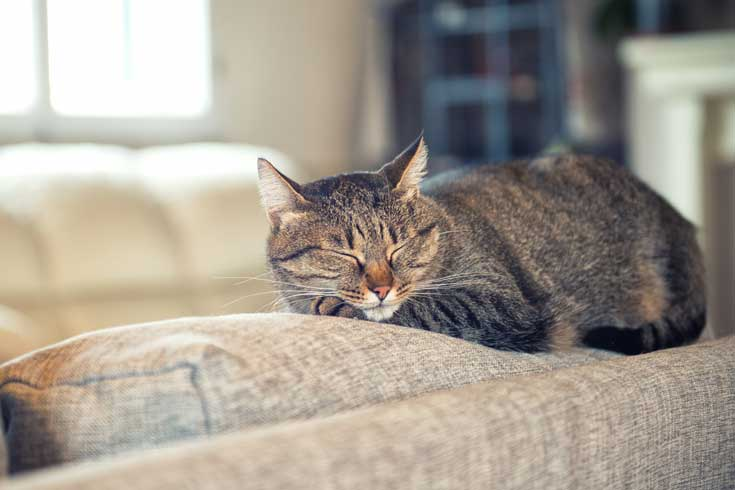
#> input picture cat.jpg, 735 x 490 px
$ jupyter execute Python_crash_course.ipynb   (shell and % lines are left out)
#> lines starting #> are read from the running program, lines starting #| are printed output that depends on the picture
# 12 October 2022  -  Python crash course

Francesco Cappio Borlino

francesco.cappio@polito.it

Link to notebook: [https://github.com/FrancescoCappio/PythonCrashCourse](https://github.com/FrancescoCappio/PythonCrashCourse)

[cell 1]
print("Hello world")

## Content

 - Introduction to Python:
   - https://www.python.org/about/gettingstarted/
 - Introduction to Numpy: *The fundamental package for scientific computing with Python*
   - https://numpy.org/devdocs/user/quickstart.html
 - Introduction to Scikit-learn: python library for machine learning.
   - https://scikit-learn.org/stable/getting_started.html

## Introduction to python

 - installation and development
 - python basics

### Installation

 - in many operating systems python comes preinstalled
 - Windows/Mac/Linux: everything can be easily installed and managed through Anaconda: https://www.anaconda.com/products/individual

### Development
 - various IDEs are available (Spyder, PyCharm, ...);
 - python code does not need to be compiled! A simple text editor can be used to write code that is then executed by the `python` interpreter;
 - python can be easily integrated with text and images inside notebooks (like this one): https://jupyter.org/
 - many online interpreters/notebooks can be used to directly start programming: https://jupyter.org/try
   - for example you can access, modify and run this notebook directly on [Binder](https://mybinder.org/v2/gh/FrancescoCappio/PythonCrashCourse/5c8c4ab0577ee7fa37382d4ea5d2bbb2f554d648?urlpath=lab%2Ftree%2FPython_crash_course.ipynb).

### Libraries
 - a lot of libraries have been developed to extend Python capabilities
 - they can be managed through `conda` or python's own package manager: `pip`

 ```bash
 pip install numpy
 ```
 - you can use `conda` or `pip` also to install jupyter notebooks!
 ```
 conda install -c conda-forge notebook

 pip install notebook
 ```

[cell 2]
import numpy as np
np.random.random((2,3))

### Python basics: features
 - highly readable code, simple syntax
 - dynamically typed and garbage collected
 - high flexibility. It supports procedural, object-oriented and functional programming.

### Python basics: control flow
 - `if` statements
 - `for` and `while` loops
 - other useful statements (`break`, `continue`, `pass`, ...) and functions (`range`, `enumerate`, `zip`)

[cell 3]
a = 5
b = None
if a > 5:
    print("a>5")
elif a == 5:
    print("a=5")
else:
    print("a < 5")

for a in range(5):
    print(a)
while a > 0:
    print(a)
    a -= 1

### Python basics: data types
 - dynamic typing

[cell 4]
x = 3
print(type(x))
x = 'Hello'
type(x)
if isinstance(x, str):
    print("This is a string")
else:
    print(type(x))

 - default types (https://www.w3schools.com/python/python_datatypes.asp):


 - new types can be easily defined using classes:

[cell 5]
class Book:
    def __init__(self, title, author):
        self.title = title
        self.author = author
    def pretty_print(self):
        print('"' + self.title + '" by ' + self.author)

b = Book("The Lord of the Rings", "J.R.R. Tolkien")

b.pretty_print()

Because of dynamic typing sometimes objects definitions are a bit ambiguous.

### Python basics: strings definition and manipulation

 - strings support indexing and slicing
 - strings are immutable
 - concatenation and formatting is really easy
 - useful predefined methods are available

[cell 6]
# string definition and indexing
string = "Hello World"
hello = string[:6]
world = string[6:]
print(hello + world)

[cell 7]
# strings are immutable
try:
    string[5] = "_"
except TypeError:
    print("Strings are immutable!!")

[cell 8]
# string concatenation
print(hello+world)
# string formatting
print("{}{}".format(hello, world))
print(f"{hello}{world}")
print("%s%s %d" % (hello, world, 1))

[cell 9]
# predefined methods
splitted = string.split(" ")
'_'.join(splitted)

### Python basics: lists definition and manipulation

[cell 10]
my_numbers = [4,6,7,5,3,2]
squares = []
even_numbers = []
for el in my_numbers:
    squares.append(el**2)
    if el%2 == 0:
        even_numbers.append(el)
print("Squares:", squares)
print("Even numbers:", even_numbers)

#### List comprehensions and filtering

[cell 11]
my_numbers = [4,6,7,5,3,2]
squares = [el**2 for el in my_numbers]
even_numbers = [el for el in my_numbers if el%2==0]
print("Squares:", squares)
print("Even numbers:", even_numbers)

### Python basics: functions

[cell 12]
import math

def euclidean_distance(x1, y1, x2, y2):
    return math.sqrt((x1 - x2)**2 + (y1 - y2)**2)

print(euclidean_distance(0,0,1,1))

[cell 13]
# using tuples:
def euclidean_distance_tuples(p1, p2):
    x1, y1 = p1
    x2, y2 = p2
    return math.sqrt((x1 - x2)**2 + (y1 - y2)**2)

p1 = (0,0)
p2 = (1,1)
print(euclidean_distance_tuples(p1,p2))

## Introduction to numpy

 - definition of multidimensional arrays

[cell 14]
import numpy as np
a = np.array([[1,2,3],[4,5,6]])
print("a = \n",a)
print("Shape:", a.shape)

 - useful tools for working with arrays (e.g: element-wise multiplication with lists vs numpy arrays)

[cell 15]
# lists:
a = b = [[1,2],[3,4]]
c = [[0,0],[0,0]]
for i in range(len(a)):
    for j in range(len(b)):
        c[i][j] = a[i][j] * b[i][j]

[cell 16]
# numpy arrays
a = b = np.array([[1,2],[3,4]])
c = a * b

 - indexing and slicing

[cell 17]
print(a)
#a[0]
#a[0,1]
#a[0][1]

#a[:,1]
#a[1,:]

 - operations:
   - element-wise operations
   - broadcasting (operations between different arrays of different sizes)

[cell 18]
print(a+b)
print(a-b)
print(a*b)

[cell 19]
print(a+1)
print(a*2)

**Exercise 1**: random crop image

[cell 20]
import matplotlib.pyplot as plt
import random

cat = plt.imread('cat.jpg')
#> cat is the input picture: shape (490, 735, 3); mean R, G, B 162.4, 154.8, 144.8
print("Type", type(cat), "Shape", cat.shape)
#| Type <class 'numpy.ndarray'> Shape (490, 735, 3)
plt.imshow(cat)

[cell 21]
print(type(cat))
#| <class 'numpy.ndarray'>
h, w = cat.shape[0], cat.shape[1]
#> h = 490; w = 735
side = int(0.5*(min(h,w)))
#> side = 245
i = random.randint(0,h-side)
#> i = 216
j = random.randint(0,w-side)
#> j = 197
cat_crop = cat[i:i+side,j:j+side]
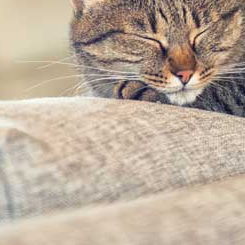
#> cat_crop: shape (245, 245, 3); mean R, G, B 188.6, 172.6, 155.9
plt.imshow(cat_crop)

**Exercise 2**: gray scale image

[cell 22]
print(cat.shape)
#| (490, 735, 3)
gray_cat = cat.sum(2)
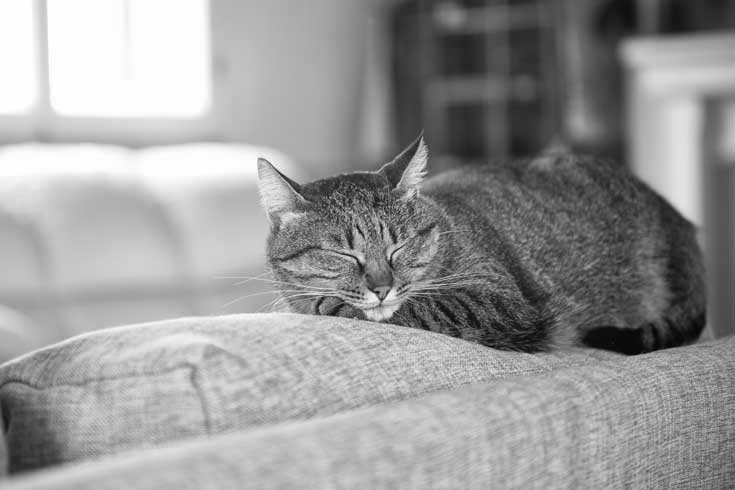
#> gray_cat: shape (490, 735) uint64; min 7, max 765, mean 462; drawn with min black and max white
print(gray_cat.shape)
#| (490, 735)
plt.imshow(gray_cat, cmap='gray')

## Introduction to scikit-learn
Machine learning library built on top of numpy. Features:

 - includes definitions of machine learning algorithms for classification, clustering, regression... e.g.: SVM, k-means, random forest, linear regression...
 - it also contains classes and functions useful to simplify research: data preprocessing, model selection, ...

### Naive Bayes
Problem:
 - we have a set of points with 2 dimensions. Each point is assigned a label between 0 and 1;
 - we want to build a Gaussian Naive Bayes classifier able to predict the label of new points.

[cell 23]
from sklearn.datasets import make_blobs
X, y = make_blobs(100, 2, random_state=2, centers=2, cluster_std=1.5)
plt.scatter(X[:, 0], X[:, 1], c=y, s=50, cmap='RdBu');
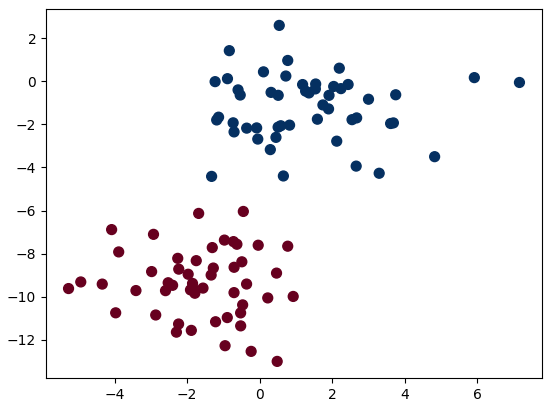
#> figure drawn by matplotlib, 1 panel

We use the Bayes' theorem:
$$
P (L|\textit{features}) = \cfrac{P(\textit{features}|L)P(L)}{P(\textit{features})}
$$

For each label $L_i$ we want to compute $P(\textit{features}|L_i)$.

If we use a *Gaussian* Naive Bayes approach we make the assumption that *data from each label is drawn from a simple Gaussian distribution*. So we need to estimate for each label the mean and the variance for the values of the various features. We also assume that there is no covariance between the features.

[cell 24]
mask_l0 = y==0
mask_l1 = y==1
mean_l0 = X[mask_l0].mean(0)
mean_l1 = X[mask_l1].mean(0)
var_l0 = X[mask_l0].var(0)
var_l1 = X[mask_l1].var(0)
print("Mean l0: {}. l1: {}".format(mean_l0, mean_l1))
print("Var l0: {}. l1: {}".format(var_l0, var_l1))

Now when we receive a new point we can compute the probability for the two classes and make a prediction.

[cell 25]
from scipy.stats import norm

dist_l0_f0, dist_l0_f1 = norm(mean_l0[0], math.sqrt(var_l0[0])), norm(mean_l0[1], math.sqrt(var_l0[1]))
dist_l1_f0, dist_l1_f1 = norm(mean_l1[0], math.sqrt(var_l1[0])), norm(mean_l1[1], math.sqrt(var_l1[1]))

def prob_l0(point):
    return dist_l0_f0.pdf(point[0])*dist_l0_f1.pdf(point[1])
def prob_l1(point):
    return dist_l1_f0.pdf(point[0])*dist_l1_f1.pdf(point[1])
def predict_p(point):
    if prob_l0(point) > prob_l1(point):
        return 0
    else:
        return 1
def predict_set(points):
    points = [predict_p(point) for point in points]
    return np.array(points)

[cell 26]
Xnew = [-6, -14] + [14, 18] * np.random.rand(2000, 2)
ynew = predict_set(Xnew)

plt.scatter(X[:, 0], X[:, 1], c=y, s=50, cmap='RdBu')
lim = plt.axis()
plt.scatter(Xnew[:, 0], Xnew[:, 1], c=ynew, s=20, cmap='RdBu', alpha=0.1)
plt.axis(lim);
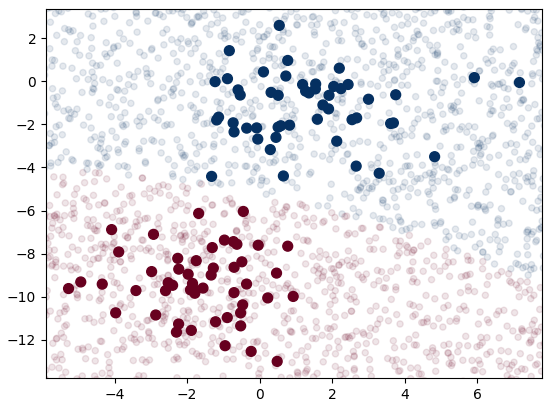
#> figure drawn by matplotlib, 1 panel

GaussianNB is already implemented in `scikit-learn`!

[cell 27]
from sklearn.naive_bayes import GaussianNB
model = GaussianNB()
model.fit(X, y);

It internally computes the same statistics:

[cell 28]
print("GNB mean:",model.theta_)
print("Mean l0: {}. l1: {}".format(mean_l0, mean_l1))

[cell 29]
ynew = model.predict(Xnew)
plt.scatter(X[:, 0], X[:, 1], c=y, s=50, cmap='RdBu')
lim = plt.axis()
plt.scatter(Xnew[:, 0], Xnew[:, 1], c=ynew, s=20, cmap='RdBu', alpha=0.1)
plt.axis(lim);

### Linear regression
**Problem**:

 - we have a dataset which associates observations of a value $x$ with a corresponding target value $y$;
 - given a new $x$ we want to be able to predict $y$.

**Exercise 1**: straight line

We use the linear regression to model a function like:
$$
y = a_0 + a_1 x
$$

[cell 30]
n_points=100
x = 10 * np.random.rand(n_points)
y = 2 * x - 5 + np.random.randn(100)
plt.scatter(x, y);
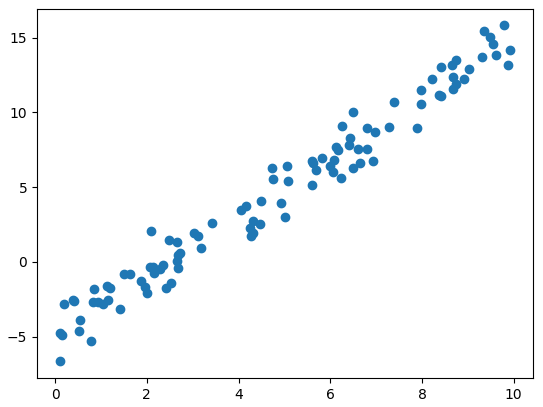
#> figure drawn by matplotlib, 1 panel

We can use `scikit-learn`'s `LinearRegression` estimator to fit our data and construct the best-fit line

[cell 31]
from sklearn.linear_model import LinearRegression
model = LinearRegression(fit_intercept=True)

# the reshape is necessary: sklearn needs to know if this array contains many points
# with a single value or a single point with many values
model.fit(x.reshape(-1, 1), y);

We can plot the estimated line together with the training data:

[cell 32]
xfit = np.linspace(0, 10, 1000)
yfit = model.predict(xfit.reshape(-1,1))

plt.scatter(x, y)
plt.plot(xfit, yfit, color='red');
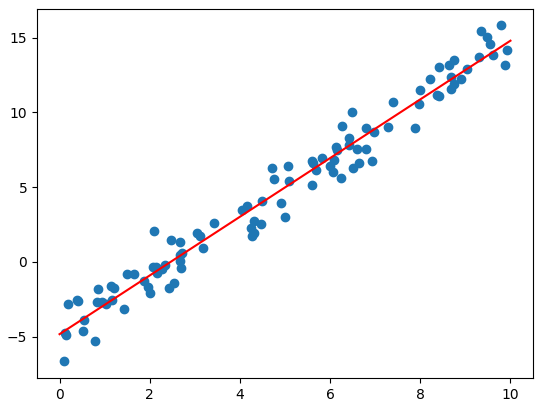
#> figure drawn by matplotlib, 1 panel; curve peaks at x = 10, y = 14.79

We can also obtain the parameters of our line:

[cell 33]
print("Model slope: {:.4f}".format(model.coef_[0]))
print("Model intercept: {:.4f}".format(model.intercept_))

**Exercise 2**: non linear relationships

A linear regression could be used also to fit a function like:
$$
y=a_0 + a_1 x + a_2 x^2 + a_3 x^3 + ...
$$

In the name *Linear Regression* the term *linear* refers to the fact that the coefficients $a_n$ never multiply or divide each other.

In order to apply our Linear Regression model in this situation we have to transform our data. In practice we consider a multidimensional linear model:
$$
y = a_0 + a_1 x_1 + a_2 x_2 + a_3 x_3 + ...
$$
And we build the $x_1$, $x_2$, $x_3$ from our single dimensional input $x$:
 - $x_1 = x$;
 - $x_2 = x^2$;
 - ...

We can do this really easily using a *transformer* integrated in `scikit-learn`.

Example of application of the `PolynomialFeatures` transformer:

[cell 34]
from sklearn.preprocessing import PolynomialFeatures
x = np.array([2, 3, 4])
poly = PolynomialFeatures(4, include_bias=False)
poly.fit_transform(x.reshape(-1,1))

In our problem we consider data generated using a $sin$ function with added noise.
This is an useful example as there is a global and general regularity (that we wish to learn) but local observations are corrupted by noise.

[cell 35]
x = np.random.rand(n_points)
y = np.sin(2 * np.pi * x) + 0.1 * np.random.randn(n_points)
plt.scatter(x=x, y=y)
plt.show()
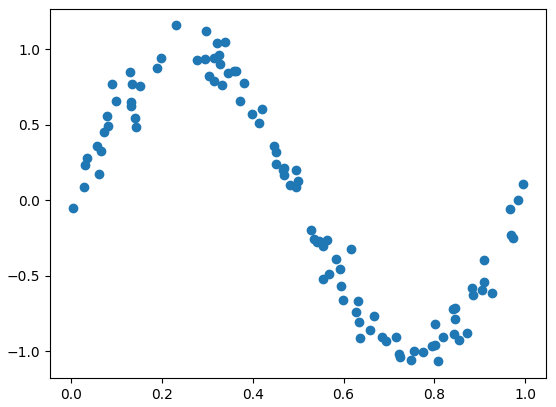
#> figure drawn by matplotlib, 1 panel

To solve the problem we want to use both the `PolynomialFeatures` transformer and the `LinearRegression` model. We can use the `make_pipeline` function provided by `scikit-learn` so that we do not need to perform the data transformation and model fitting in two separated steps

[cell 36]
from sklearn.pipeline import make_pipeline
from sklearn.preprocessing import PolynomialFeatures

poly_model = make_pipeline(PolynomialFeatures(7),
                           LinearRegression())
poly_model.fit(x.reshape(-1,1), y);

[cell 37]
yfit = poly_model.predict(xfit.reshape(-1,1))

plt.scatter(x, y)
lim = plt.axis()
plt.plot(xfit, yfit, color='red');
plt.axis(lim);
#> figure, not shown here; curve peaks at x = 10, y = 1.82e+09

### Classification on handwritten Digits and Principal Component Analysis

[cell 38]
import sklearn
from sklearn.datasets import load_digits
X, y = load_digits(return_X_y=True)
print(X.shape)

[cell 39]
import matplotlib.pyplot as plt
from mpl_toolkits.axes_grid1 import ImageGrid

fig = plt.figure(figsize=(10., 4.))
grid = ImageGrid(fig, 111, nrows_ncols=(2, 5), axes_pad=0.1)
for idx, ax in enumerate(grid):
    ax.imshow(X[idx].reshape(8,8), cmap='gray')

plt.show()
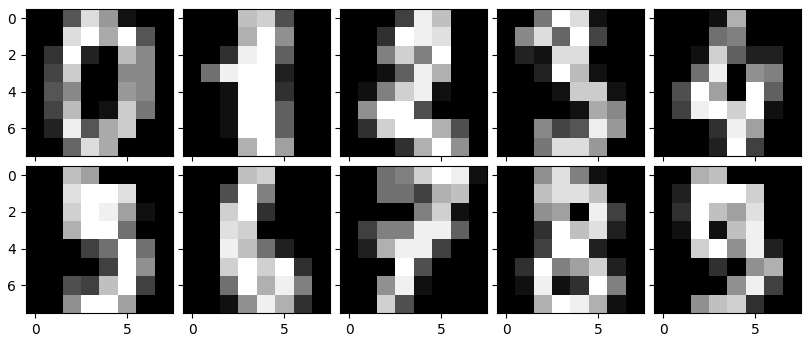
#> figure drawn by matplotlib, 10 panels

Define **training set** and **test set**.

[cell 40]
X_train, y_train = X[:-200], y[:-200]
X_test, y_test = X[-200:], y[-200:]

**Normalize data**: many machine learning algorithms work better on standardized data (0 mean and unit variance)

[cell 41]
from sklearn.preprocessing import StandardScaler
scaler = StandardScaler()
scaler.fit(X_train)
X_train = scaler.transform(X_train)
X_test = scaler.transform(X_test)

**Instantiate model** and **train it**

[cell 42]
from sklearn.naive_bayes import GaussianNB
model = GaussianNB()
model.fit(X_train, y_train);

**Test model** and **compute accuracy**

[cell 43]
random_test_sample = X_test[np.random.choice(len(X_test))].reshape(1,-1)

plt.imshow(scaler.inverse_transform(random_test_sample).reshape(8,8), cmap='gray')
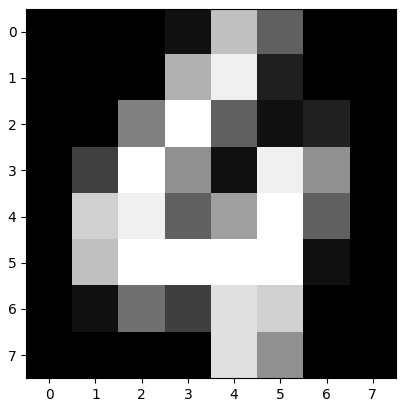
#> figure drawn by matplotlib, 1 panel
